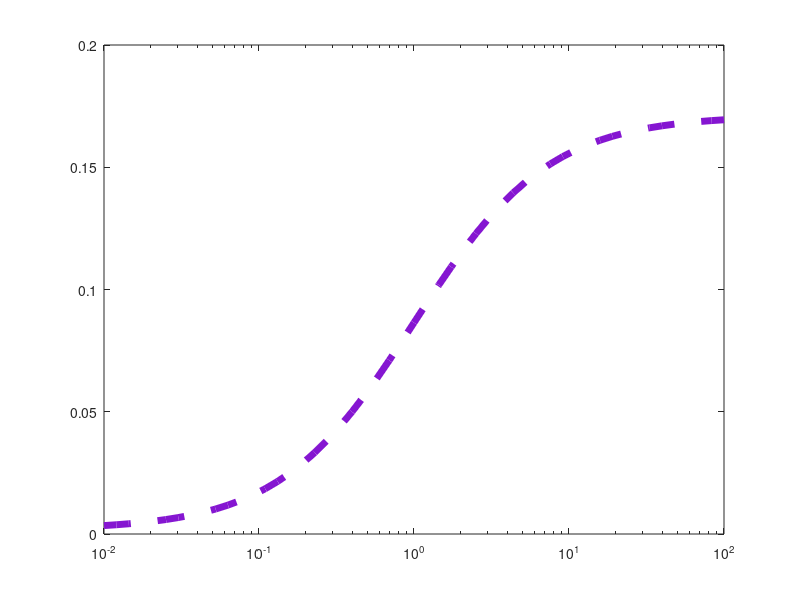

MATLAB code to generate this figure: (Note: this script raises an error after producing the figure.)
close all;
clear all;
clc;

% Confinement figure 1, panel 3
%--------------------------------------------%

% define the Localized model equations
R_func = @(kp,kbi,kT,kL,kT_neg,kLT,kL_neg,kc,kc_neg,ki) kp ./(kbi + kT + kL - ((kT_neg.*kT)./(kT_neg+kLT)) + ((kL_neg .*(((kLT.*kT) ./ (kT_neg+kLT)) +kL) ./ (((kc.*kc_neg) ./ (kc_neg+ki)) -kL_neg - kc))));
T_func = @(R,kT,kT_neg,kLT) (kT.*R) ./ (kT_neg+kLT);
RL_func = @(R,kT,kT_neg, kLT,kL,kL_neg,ki,kc,kc_neg) -R.*(((kLT.*kT) ./ (kT_neg+kLT)) +kL)./ (((kc.*kc_neg) ./ (kc_neg+ki)) -kL_neg - kc);
Rc_func = @(kc,kc_neg,ki,RL) (kc.*RL) ./(kc_neg+ki);

clear kp kT kT_neg kc kc_neg ki kLT kL_neg kbi kL;

kp = 1;
kT = (1/30)/12;
kT_neg = 0.12*10; 
kc =  0.1;
kc_neg = 0.05;  
ki = 0.05;
kLT = logspace(-5,1,50); 
kL_neg = 0.05; 
kbi = 1*(3*10^-4); 
kL = 0.1*kLT;

kT0 = kT;
kT_neg0 = kT_neg;
kc0 = kc;
kc_neg0 = kc_neg;
ki0 = ki;
kL_neg0 = kL_neg;
kbi0 = kbi;


figure(1)

clear kLT kL;

kLT = 0.1;
kL = 0.1*kLT;

% clear kT
% kT = kT0*logspace(-2,2,51);
% 
% R = R_func(kp,kbi,kT,kL,kT_neg,kLT,kL_neg,kc,kc_neg,ki);
% T = T_func(R,kT,kT_neg,kLT);
% RL = RL_func(R,kT,kT_neg, kLT,kL,kL_neg,ki,kc,kc_neg);
% Rc = Rc_func(kc,kc_neg,ki,RL);
% 
% semilogx(kT/kT0,(T+Rc)./(R+T+RL+Rc),'--','color',[1 0.5 0],'linewidth',5);
% hold on
% 
% clear kT
% kT = kT0;
% 
% %
% 
% clear kT_neg
% kT_neg = kT_neg0*logspace(-2,2,51);
% R = R_func(kp,kbi,kT,kL,kT_neg,kLT,kL_neg,kc,kc_neg,ki);
% T = T_func(R,kT,kT_neg,kLT);
% RL = RL_func(R,kT,kT_neg, kLT,kL,kL_neg,ki,kc,kc_neg);
% Rc = Rc_func(kc,kc_neg,ki,RL);
% 
% semilogx(kT_neg/kT_neg0,(T+Rc)./(R+T+RL+Rc),'--','color',[0.5 0.5 0.5],'linewidth',5);
% 
% clear kT_neg
% kT_neg = kT_neg0;



clear kc
kc = kc0*logspace(-2,2,51);
R = R_func(kp,kbi,kT,kL,kT_neg,kLT,kL_neg,kc,kc_neg,ki);
T = T_func(R,kT,kT_neg,kLT);
RL = RL_func(R,kT,kT_neg, kLT,kL,kL_neg,ki,kc,kc_neg);
Rc = Rc_func(kc,kc_neg,ki,RL);

semilogx(kc/kc0,(T+Rc)./(R+T+RL+Rc),'--','color',[0.5210 0.0860 0.8190],'linewidth',5);
hold on

X1 = kc/kc0;
Y1 = (T+Rc)./(R+T+RL+Rc);
Localized_data1 = [X1(:), Y1(:)];
% Save as a tab-delimited text file with headers
header = {'kc/kc0', 'Confinement fraction'};
writetable(array2table(Localized_data1, 'VariableNames', header), 'kc.txt', 'Delimiter', '\t');


clear kc
kc = kc0;

%

clear kc_neg
kc_neg = kc_neg0*logspace(-2,2,51);
R = R_func(kp,kbi,kT,kL,kT_neg,kLT,kL_neg,kc,kc_neg,ki);
T = T_func(R,kT,kT_neg,kLT);
RL = RL_func(R,kT,kT_neg, kLT,kL,kL_neg,ki,kc,kc_neg);
Rc = Rc_func(kc,kc_neg,ki,RL);

semilogx(kc_neg/kc_neg0,(T+Rc)./(R+T+RL+Rc),'--','color',[0 0.5 0.],'linewidth',5);

X2 = kc_neg/kc_neg0;
Y2 = (T+Rc)./(R+T+RL+Rc);
Localized_data2 = [X2(:), Y2(:)];
% Save as a tab-delimited text file with headers
header = {'kc_neg/kc_neg0', 'Confinement fraction'};
writetable(array2table(Localized_data2, 'VariableNames', header), 'kc_neg.txt', 'Delimiter', '\t');


clear kc_neg
kc_neg = kc_neg0;

%

clear ki
ki = ki0*logspace(-2,2,51);
R = R_func(kp,kbi,kT,kL,kT_neg,kLT,kL_neg,kc,kc_neg,ki);
T = T_func(R,kT,kT_neg,kLT);
RL = RL_func(R,kT,kT_neg, kLT,kL,kL_neg,ki,kc,kc_neg);
Rc = Rc_func(kc,kc_neg,ki,RL);

semilogx(ki/ki0,(T+Rc)./(R+T+RL+Rc),'m--','linewidth',5);

X3 = ki/ki0;
Y3 = (T+Rc)./(R+T+RL+Rc);
Localized_data3 = [X3(:), Y3(:)];
% Save as a tab-delimited text file with headers
header = {'ki/ki0', 'Confinement fraction'};
writetable(array2table(Localized_data3, 'VariableNames', header), 'ki.txt', 'Delimiter', '\t');

clear ki
ki = ki0;

%

clear kL_neg
kL_neg = kL_neg0*logspace(-2,2,51);
R = R_func(kp,kbi,kT,kL,kT_neg,kLT,kL_neg,kc,kc_neg,ki);
T = T_func(R,kT,kT_neg,kLT);
RL = RL_func(R,kT,kT_neg, kLT,kL,kL_neg,ki,kc,kc_neg);
Rc = Rc_func(kc,kc_neg,ki,RL);

semilogx(kL_neg/kL_neg0,(T+Rc)./(R+T+RL+Rc),'--','color',[0, 0.8078, 0.8235],'linewidth',5);

X5 = kL_neg/kL_neg0;
Y5 = (T+Rc)./(R+T+RL+Rc);
Localized_data5 = [X5(:), Y5(:)];
% Save as a tab-delimited text file with headers
header = {'kL_neg/kL_neg0', 'Confinement fraction'};
writetable(array2table(Localized_data5, 'VariableNames', header), 'kL_neg.txt', 'Delimiter', '\t');


clear kL_neg
kL_neg = kL_neg0;

%

clear kbi
kbi = kbi0*logspace(-2,2,51);
R = R_func(kp,kbi,kT,kL,kT_neg,kLT,kL_neg,kc,kc_neg,ki);
T = T_func(R,kT,kT_neg,kLT);
RL = RL_func(R,kT,kT_neg, kLT,kL,kL_neg,ki,kc,kc_neg);
Rc = Rc_func(kc,kc_neg,ki,RL);

semilogx(kbi/kbi0,(T+Rc)./(R+T+RL+Rc),'--','color',[0.6 0.4 0.2],'linewidth',5);

X4 = kbi/kbi0;
Y4 = (T+Rc)./(R+T+RL+Rc);
Localized_data4 = [X4(:), Y4(:)];
% Save as a tab-delimited text file with headers
header = {'kbi/kbi0', 'Confinement fraction'};
writetable(array2table(Localized_data4, 'VariableNames', header), 'kbi.txt', 'Delimiter', '\t');


clear kbi
kbi = kbi0;

set(gca','fontsize',28)
xlabel('k/k_0','FontSize',30);
ylabel('Confined EGFR fraction','FontSize',30);
set(gcf,'Color','white')
axis tight
ylim([0 1])
xticks([10^-2 10^-1 10^0 10^1 10^2])

%legend('k_{+T}','k_{-T}','k_{+c}','k_{-c}',...
%    'k_{i}','k_{-L}','k_{bi}',orientation = 'horizontal',Fontsize = 16,location = 'north');

%legend('boxoff') 
box off

% Plot colours
% Default uniform params will be blue and default localized will be red
% kT = Orange [1 0.5 0]
% kT_neg = gray [0.5 0.5 0.5]
% kc = purple [0.5210 0.0860 0.8190]
% kc_neg = green [0 0.5 0] 
% kL_neg = cyan [0, 0.8078, 0.8235]
% ki = magenta
% kbi = brown



% Make additional text for legend
%annotation('textbox', [0.205 0.5 0.15 0.05], 'String', 'k_{+T}', 'Color',[1 0.5 0],...
%           'LineStyle', 'none','FontSize', 30);

% Make additional text for legend
%annotation('textbox', [0.205 0.5 0.15 0.05], 'String', 'k_{-T}', 'Color',[0.5 0.5 0.5],...
%           'LineStyle', 'none','FontSize', 30);

% annotation('textbox', [0.205 0.5 0.15 0.05], 'String', 'k_{+c}', 'Color',[0.5210 0.0860 0.8190],...
%            'LineStyle', 'none','FontSize', 20);
% 
% % Make additional text for legend
% annotation('textbox', [0.205 0.5 0.15 0.05], 'String', 'k_{-c} = k_{+c0}', 'Color',[0 0.5 0],...
%            'LineStyle', 'none','FontSize', 20);
% 
% annotation('textbox', [0.205 0.5 0.15 0.05], 'String', 'k_{-L}', 'Color',[0, 0.8078, 0.8235],...
%            'LineStyle', 'none','FontSize', 20);
% 
% % Make additional text for legend
% annotation('textbox', [0.205 0.5 0.15 0.05], 'String', 'k_{i}', 'Color','m',...
%            'LineStyle', 'none','FontSize', 20);
% 
% annotation('textbox', [0.205 0.5 0.15 0.05], 'String', 'k_{bi}', 'Color',[0.6 0.4 0.2],...
%            'LineStyle', 'none','FontSize', 20);


% % Line 1 (solid)
% % Making line
% annotation('line', [0.15 0.2], [0.85 0.85], 'LineWidth', 3, 'Color', 'k');
% % Making text
% annotation('textbox', [0.205 0.825 0.15 0.05], 'String', 'Uniform model', ...
%            'LineStyle', 'none', 'VerticalAlignment', 'middle','FontSize', 20);

% Line 2 (dashed)
% Making line
%annotation('line', [0.15 0.2], [0.8 0.8], 'LineWidth', 3, 'LineStyle', '--', 'Color', 'k');
% Making text
%annotation('textbox', [0.205 0.775 0.15 0.05], 'String', 'Localized model', ...
%           'LineStyle', 'none', 'VerticalAlignment', 'middle','FontSize', 30);
